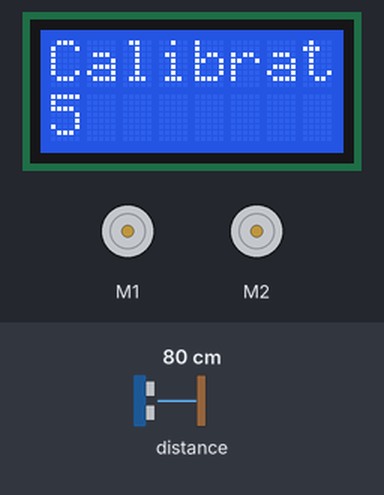
A sketch run on a simulated Arduino Leonardo, built with avr-gcc and run on an emulated ATmega32U4. On the bench: 8×2 character LCD, 2 × DC motor (green arrow = forward, orange = backward, longer = faster). Inputs (shaded band) come from the test bench; at power-on: distance to the obstacle 80 cm. At 6.0 s the program stops and its outputs stay as they are.

Above: at 0.1 s.
At 5.9 s:
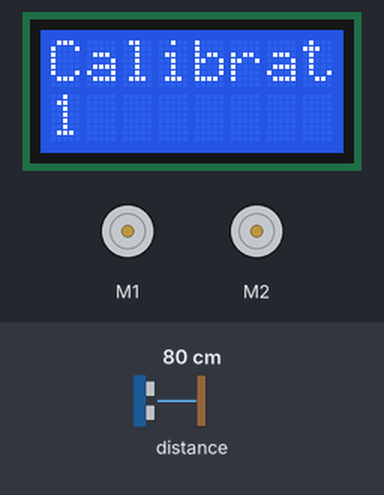
6.0 s: distance to the obstacle set to 2 cm
At 6.5 s:
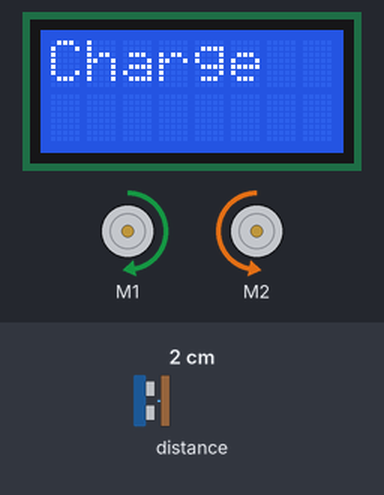
Timing chart, 0 to 7.5 s (numbered marks = the images above; inputs shaded):
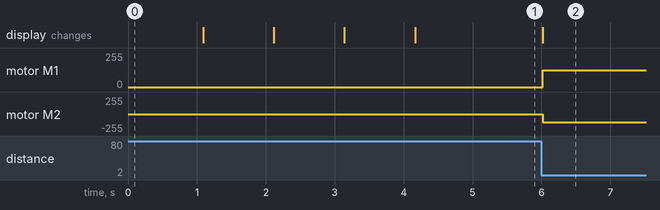

The sketch:

Tests.ino
```cpp
#include <Zumo32U4.h>
#include <time.h>

Zumo32U4LCD lcd;
Zumo32U4Motors motors;
Zumo32U4ProximitySensors proxSensors;
Zumo32U4LineSensors lineSensors;
L3G gyro;

//The available tests are initialised here
void faceOpponent();
void stayInRing();
void charge();
uint16_t testSpeed = 200;

void setup() {
    //Uncomment the function you would like to test and ensure all
    //others are commented
//  faceOpponent();
//  stayInRing();
  charge();
}

void loop() {
}

void faceOpponent() {
  enum Direction {
  left,
  right,
  found
  };
  Direction scanDir = left;
  const uint8_t sensorThreshold = 3;
  proxSensors.initFrontSensor();
  while (1) {
    lcd.clear();
    //Scan in the direction the opponent was last seen
    if (scanDir == left) {
      lcd.print("Scan left");
      motors.setSpeeds(-testSpeed, testSpeed);
    } else if (scanDir == right) {
      lcd.print("Scan right");
      motors.setSpeeds(testSpeed, -testSpeed);
    } else {
      lcd.print("Found");
    }

    //Take readings from the proximity sensors
    proxSensors.read();
    uint8_t leftValue = proxSensors.countsFrontWithLeftLeds();
    uint8_t rightValue = proxSensors.countsFrontWithRightLeds();
    //If the opponent has been spotted by either sensor,
      //attempt to face it head on
    if (leftValue >= sensorThreshold || rightValue >= sensorThreshold) {
      if (leftValue > rightValue) {
        scanDir = left;
      } else if (leftValue < rightValue) {
        scanDir = right;
      } else {
        scanDir = found;
        motors.setSpeeds(0, 0);
      }
    }
  }
}

void stayInRing() {
  lineSensors.initThreeSensors();
  unsigned int sensorValues[3];
  int timeLeft = 5;
  lcd.print(F("Calibrating"));
  while (timeLeft > 0) {
    lcd.gotoXY(0, 1);
    lcd.print(timeLeft);
    timeLeft--;
    lineSensors.calibrate();
    delay(1000);
  }
  while (1) {
    motors.setSpeeds(testSpeed, testSpeed);
    lineSensors.read(sensorValues, QTR_EMITTERS_ON);
    if (sensorValues[0] < 500 && sensorValues[2] < 500) {
      motors.setSpeeds(testSpeed, -testSpeed);
      while (sensorValues[0] < 500 && sensorValues[2] < 500) {
        lineSensors.read(sensorValues, QTR_EMITTERS_ON);
      }
      delay(500);
    } else if (sensorValues[0] < 500) {
      motors.setSpeeds(testSpeed, -testSpeed);
      while (sensorValues[0] < 500) {
        lineSensors.read(sensorValues, QTR_EMITTERS_ON);
      }
      delay(500);
    } else if (sensorValues[2] < 500) {
      motors.setSpeeds(-testSpeed, testSpeed);
      while (sensorValues[2] < 500) {
        lineSensors.read(sensorValues, QTR_EMITTERS_ON);
      }
      delay(500);
    }
  }
}

void charge() {
  const uint8_t sensorThreshold = 3;
  proxSensors.initFrontSensor();
  lineSensors.initThreeSensors();
  unsigned int sensorValues[3];
  int timeLeft = 5;
  lcd.print(F("Calibrating"));
  while (timeLeft > 0) {
    lcd.gotoXY(0, 1);
    lcd.print(timeLeft);
    timeLeft--;
    lineSensors.calibrate();
    delay(1000);
  }

  while (1) {
    int8_t diff;
    proxSensors.read();
    lineSensors.read(sensorValues, QTR_EMITTERS_ON);
    uint8_t leftValue = proxSensors.countsFrontWithLeftLeds();
    uint8_t rightValue = proxSensors.countsFrontWithRightLeds();
    if (leftValue >= sensorThreshold || rightValue >= sensorThreshold) {
      lcd.clear();
      lcd.print("Charge");
      motors.setSpeeds(testSpeed, testSpeed);
      while (!(sensorValues[0] < 500) && !(sensorValues[2] < 500)) {
        lineSensors.read(sensorValues, QTR_EMITTERS_ON);
        proxSensors.read();
        leftValue = proxSensors.countsFrontWithLeftLeds();
        rightValue = proxSensors.countsFrontWithRightLeds();
        diff = leftValue - rightValue;
        if (diff > 0) {
          motors.setSpeeds(testSpeed/2, testSpeed);
        } else if (diff < 0) {
          motors.setSpeeds(testSpeed, testSpeed/2);
        } else {
          motors.setSpeeds(testSpeed, testSpeed);
        }
      }

      motors.setSpeeds(testSpeed, -testSpeed);
      while (sensorValues[0] < 500 || sensorValues[2] < 500) {
        lineSensors.read(sensorValues, QTR_EMITTERS_ON);
      }
      delay(500);
    }
    motors.setSpeeds(0, 0);
  }
}
```

Measured:
- after the input at 6.0 s, motor M1: stopped → forward 127/255 at once; motor M2: stopped → backward 127/255 at once; the display: changes at once (image 2)
